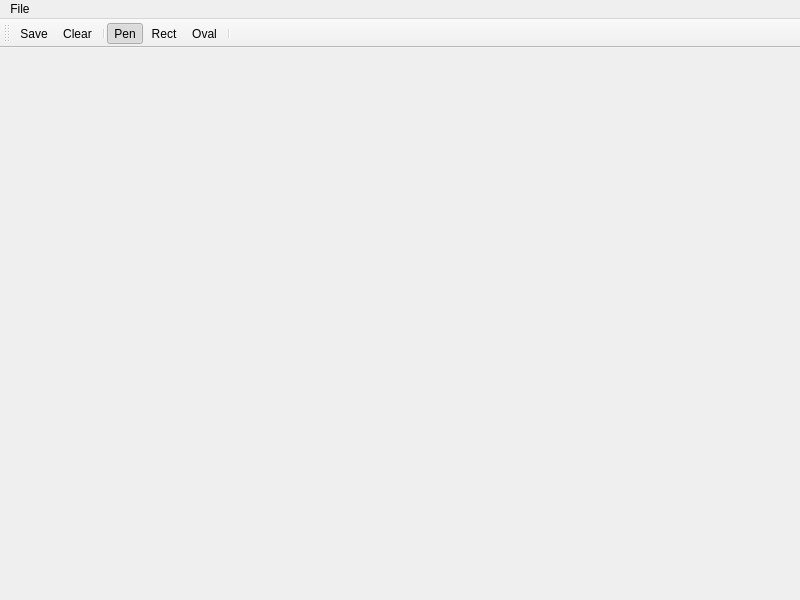
<?xml version="1.0" encoding="UTF-8"?>
<ui version="4.0">
 <class>MainWindow</class>
 <widget class="QMainWindow" name="MainWindow">
  <property name="geometry">
   <rect>
    <x>0</x>
    <y>0</y>
    <width>800</width>
    <height>600</height>
   </rect>
  </property>
  <property name="sizePolicy">
   <sizepolicy hsizetype="Fixed" vsizetype="Fixed">
    <horstretch>0</horstretch>
    <verstretch>0</verstretch>
   </sizepolicy>
  </property>
  <property name="windowTitle">
   <string>MainWindow</string>
  </property>
  <widget class="QWidget" name="centralWidget">
   <layout class="QVBoxLayout" name="verticalLayout">
    <item>
     <widget class="DoodleArea" name="canvasWidget" native="true"/>
    </item>
   </layout>
  </widget>
  <widget class="QMenuBar" name="menuBar">
   <property name="geometry">
    <rect>
     <x>0</x>
     <y>0</y>
     <width>800</width>
     <height>21</height>
    </rect>
   </property>
   <widget class="QMenu" name="menuFile">
    <property name="title">
     <string>File</string>
    </property>
    <addaction name="actionSave"/>
    <addaction name="separator"/>
    <addaction name="actionQuit"/>
   </widget>
   <addaction name="menuFile"/>
  </widget>
  <widget class="QToolBar" name="mainToolBar">
   <attribute name="toolBarArea">
    <enum>TopToolBarArea</enum>
   </attribute>
   <attribute name="toolBarBreak">
    <bool>false</bool>
   </attribute>
   <addaction name="actionSave"/>
   <addaction name="actionClear"/>
   <addaction name="separator"/>
   <addaction name="actionPen"/>
   <addaction name="actionRect"/>
   <addaction name="actionOval"/>
   <addaction name="separator"/>
  </widget>
  <action name="actionQuit">
   <property name="text">
    <string>Quit</string>
   </property>
  </action>
  <action name="actionSave">
   <property name="icon">
    <iconset resource="resources.qrc">
     <normaloff>:/icons/document-save.png</normaloff>:/icons/document-save.png</iconset>
   </property>
   <property name="text">
    <string>Save</string>
   </property>
  </action>
  <action name="actionPen">
   <property name="checkable">
    <bool>true</bool>
   </property>
   <property name="checked">
    <bool>true</bool>
   </property>
   <property name="icon">
    <iconset resource="resources.qrc">
     <normaloff>:/icons/draw-freehand.png</normaloff>:/icons/draw-freehand.png</iconset>
   </property>
   <property name="text">
    <string>Pen</string>
   </property>
  </action>
  <action name="actionRect">
   <property name="checkable">
    <bool>true</bool>
   </property>
   <property name="icon">
    <iconset resource="resources.qrc">
     <normaloff>:/icons/draw-rectangle.png</normaloff>:/icons/draw-rectangle.png</iconset>
   </property>
   <property name="text">
    <string>Rect</string>
   </property>
  </action>
  <action name="actionOval">
   <property name="checkable">
    <bool>true</bool>
   </property>
   <property name="icon">
    <iconset resource="resources.qrc">
     <normaloff>:/icons/draw-ellipse.png</normaloff>:/icons/draw-ellipse.png</iconset>
   </property>
   <property name="text">
    <string>Oval</string>
   </property>
  </action>
  <action name="actionClear">
   <property name="icon">
    <iconset resource="resources.qrc">
     <normaloff>:/icons/draw-eraser.png</normaloff>:/icons/draw-eraser.png</iconset>
   </property>
   <property name="text">
    <string>Clear</string>
   </property>
  </action>
 </widget>
 <layoutdefault spacing="6" margin="11"/>
 <customwidgets>
  <customwidget>
   <class>DoodleArea</class>
   <extends>QWidget</extends>
   <header>doodlearea.h</header>
   <container>1</container>
   <slots>
    <signal>disableNonPen(bool)</signal>
    <signal>disableNonRect(bool)</signal>
    <signal>disableNonOval(bool)</signal>
    <slot>setToolPen(bool)</slot>
    <slot>setToolRect(bool)</slot>
    <slot>setToolOval(bool)</slot>
    <slot>save()</slot>
    <slot>clear()</slot>
    <slot>setPenWidth(int)</slot>
   </slots>
  </customwidget>
 </customwidgets>
 <resources>
  <include location="resources.qrc"/>
 </resources>
 <connections>
  <connection>
   <sender>actionQuit</sender>
   <signal>triggered()</signal>
   <receiver>MainWindow</receiver>
   <slot>close()</slot>
   <hints>
    <hint type="sourcelabel">
     <x>-1</x>
     <y>-1</y>
    </hint>
    <hint type="destinationlabel">
     <x>399</x>
     <y>299</y>
    </hint>
   </hints>
  </connection>
  <connection>
   <sender>actionPen</sender>
   <signal>toggled(bool)</signal>
   <receiver>canvasWidget</receiver>
   <slot>setToolPen(bool)</slot>
   <hints>
    <hint type="sourcelabel">
     <x>-1</x>
     <y>-1</y>
    </hint>
    <hint type="destinationlabel">
     <x>399</x>
     <y>327</y>
    </hint>
   </hints>
  </connection>
  <connection>
   <sender>actionRect</sender>
   <signal>toggled(bool)</signal>
   <receiver>canvasWidget</receiver>
   <slot>setToolRect(bool)</slot>
   <hints>
    <hint type="sourcelabel">
     <x>-1</x>
     <y>-1</y>
    </hint>
    <hint type="destinationlabel">
     <x>399</x>
     <y>327</y>
    </hint>
   </hints>
  </connection>
  <connection>
   <sender>actionOval</sender>
   <signal>toggled(bool)</signal>
   <receiver>canvasWidget</receiver>
   <slot>setToolOval(bool)</slot>
   <hints>
    <hint type="sourcelabel">
     <x>-1</x>
     <y>-1</y>
    </hint>
    <hint type="destinationlabel">
     <x>399</x>
     <y>327</y>
    </hint>
   </hints>
  </connection>
  <connection>
   <sender>canvasWidget</sender>
   <signal>disableNonOval(bool)</signal>
   <receiver>actionPen</receiver>
   <slot>setChecked(bool)</slot>
   <hints>
    <hint type="sourcelabel">
     <x>399</x>
     <y>327</y>
    </hint>
    <hint type="destinationlabel">
     <x>-1</x>
     <y>-1</y>
    </hint>
   </hints>
  </connection>
  <connection>
   <sender>canvasWidget</sender>
   <signal>disableNonOval(bool)</signal>
   <receiver>actionRect</receiver>
   <slot>setChecked(bool)</slot>
   <hints>
    <hint type="sourcelabel">
     <x>399</x>
     <y>327</y>
    </hint>
    <hint type="destinationlabel">
     <x>-1</x>
     <y>-1</y>
    </hint>
   </hints>
  </connection>
  <connection>
   <sender>canvasWidget</sender>
   <signal>disableNonPen(bool)</signal>
   <receiver>actionOval</receiver>
   <slot>setChecked(bool)</slot>
   <hints>
    <hint type="sourcelabel">
     <x>399</x>
     <y>327</y>
    </hint>
    <hint type="destinationlabel">
     <x>-1</x>
     <y>-1</y>
    </hint>
   </hints>
  </connection>
  <connection>
   <sender>canvasWidget</sender>
   <signal>disableNonPen(bool)</signal>
   <receiver>actionRect</receiver>
   <slot>setChecked(bool)</slot>
   <hints>
    <hint type="sourcelabel">
     <x>399</x>
     <y>327</y>
    </hint>
    <hint type="destinationlabel">
     <x>-1</x>
     <y>-1</y>
    </hint>
   </hints>
  </connection>
  <connection>
   <sender>canvasWidget</sender>
   <signal>disableNonRect(bool)</signal>
   <receiver>actionOval</receiver>
   <slot>setChecked(bool)</slot>
   <hints>
    <hint type="sourcelabel">
     <x>399</x>
     <y>327</y>
    </hint>
    <hint type="destinationlabel">
     <x>-1</x>
     <y>-1</y>
    </hint>
   </hints>
  </connection>
  <connection>
   <sender>canvasWidget</sender>
   <signal>disableNonRect(bool)</signal>
   <receiver>actionPen</receiver>
   <slot>setChecked(bool)</slot>
   <hints>
    <hint type="sourcelabel">
     <x>399</x>
     <y>327</y>
    </hint>
    <hint type="destinationlabel">
     <x>-1</x>
     <y>-1</y>
    </hint>
   </hints>
  </connection>
  <connection>
   <sender>actionSave</sender>
   <signal>triggered()</signal>
   <receiver>canvasWidget</receiver>
   <slot>save()</slot>
   <hints>
    <hint type="sourcelabel">
     <x>-1</x>
     <y>-1</y>
    </hint>
    <hint type="destinationlabel">
     <x>399</x>
     <y>327</y>
    </hint>
   </hints>
  </connection>
  <connection>
   <sender>actionClear</sender>
   <signal>triggered()</signal>
   <receiver>canvasWidget</receiver>
   <slot>clear()</slot>
   <hints>
    <hint type="sourcelabel">
     <x>-1</x>
     <y>-1</y>
    </hint>
    <hint type="destinationlabel">
     <x>399</x>
     <y>327</y>
    </hint>
   </hints>
  </connection>
 </connections>
</ui>
